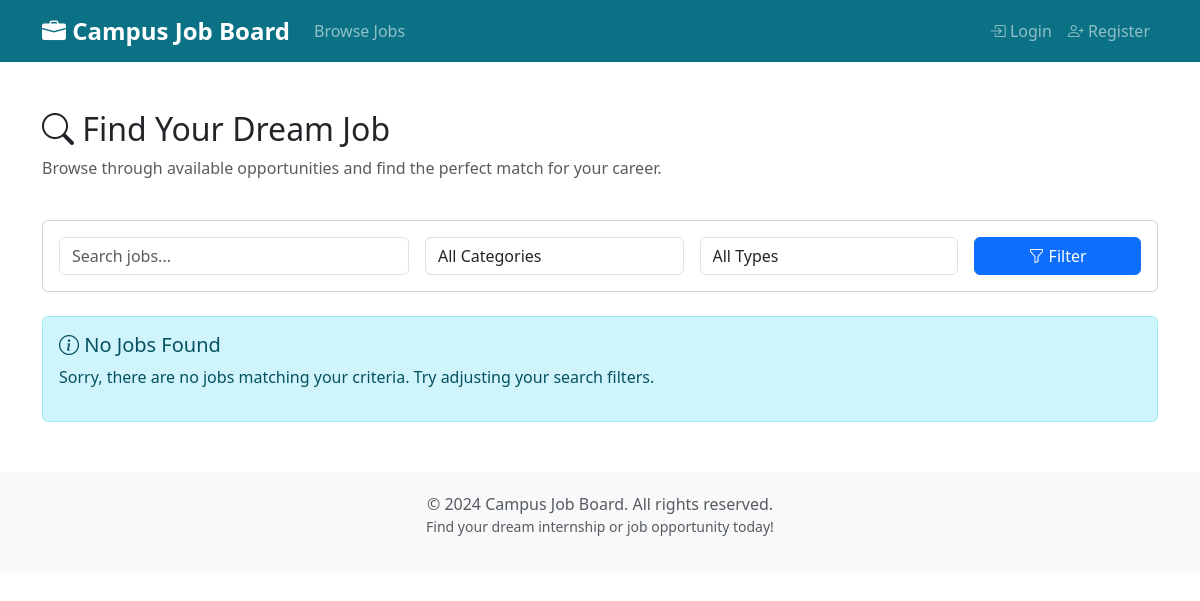
The app's page /, older data.
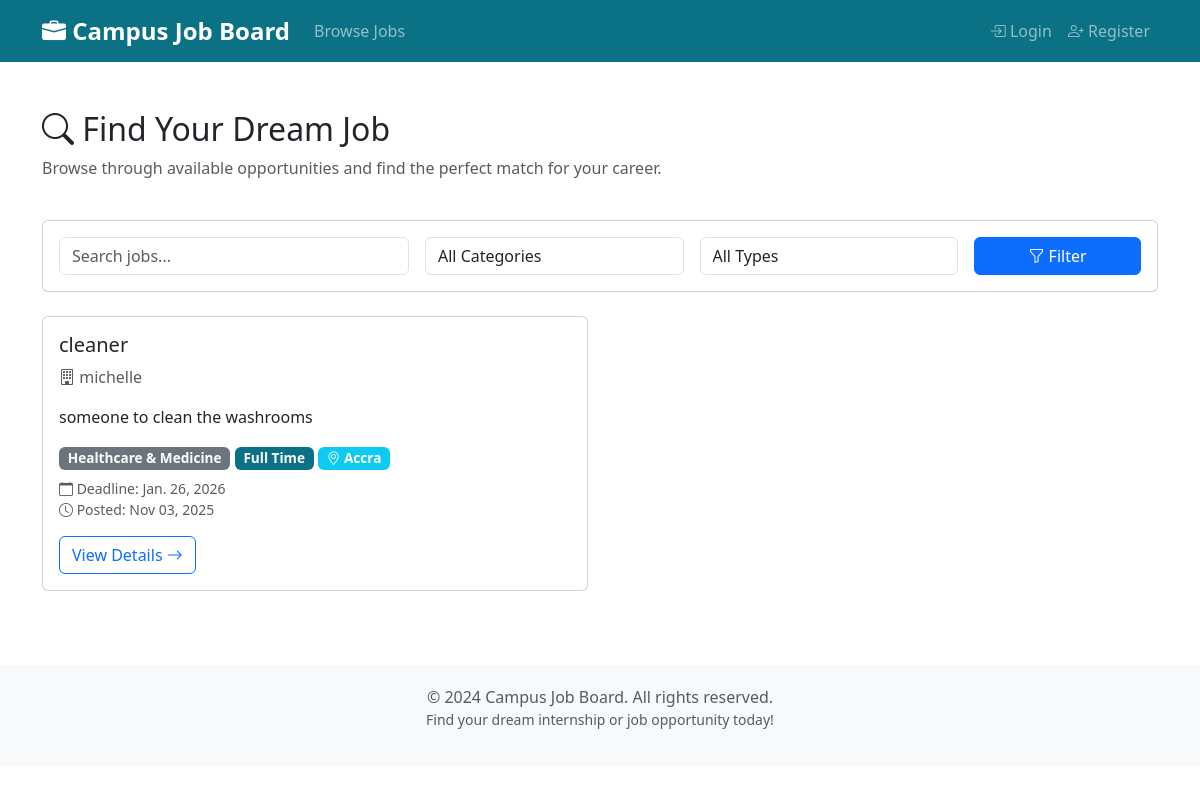
The same page, newer data.
### jobs/models.py (models this page shows, shortened)
class JobPost(models.Model):
    FULL_TIME = 'FT'
    PART_TIME = 'PT'
    INTERNSHIP = 'INT'
    CONTRACT = 'CON'
    JOB_TYPE_CHOICES = [
        (FULL_TIME, 'Full Time'),
        (PART_TIME, 'Part Time'),
        (INTERNSHIP, 'Internship'),
        (CONTRACT, 'Contract'),
    ]
    IT = 'IT'
    MARKETING = 'MKT'
    FINANCE = 'FIN'
    SALES = 'SLS'
    HR = 'HR'
    ENGINEERING = 'ENG'
    EDUCATION = 'EDU'
    HEALTHCARE = 'HLT'
    MEDIA = 'MED'
    LAW = 'LAW'
    CONSTRUCTION = 'CON'
    CUSTOMER_SERVICE = 'CS'
    ARCHITECTURE = 'ARC'
    ACCOUNTING = 'ACC'
    OTHER = 'OTH'
    CATEGORY_CHOICES = [
        (IT, 'IT & Software'),
        (FINANCE, 'Finance & Accounting'),
        (ACCOUNTING, 'Accounting'),
        (MARKETING, 'Marketing & Sales'),
        (SALES, 'Sales'),
        (EDUCATION, 'Education & Training'),
        (ENGINEERING, 'Engineering'),
        (ARCHITECTURE, 'Architecture'),
        (HEALTHCARE, 'Healthcare & Medicine'),
        (MEDIA, 'Media & Design'),
        (HR, 'Human Resources'),
        (LAW, 'Law & Administration'),
        (CONSTRUCTION, 'Construction & Real Estate'),
        (CUSTOMER_SERVICE, 'Customer Service'),
        (OTHER, 'Others'),
    ]
    CURRENCY_CHOICES = [
        ('USD', 'USD - US Dollar'),
        ('GHS', 'GHS - Ghanaian Cedi'),
        ('EUR', 'EUR - Euro'),
        ('GBP', 'GBP - British Pound'),
        ('NGN', 'NGN - Nigerian Naira'),
        ('KES', 'KES - Kenyan Shilling'),
        ('ZAR', 'ZAR - South African Rand'),
        ('CAD', 'CAD - Canadian Dollar'),
        ('AUD', 'AUD - Australian Dollar'),
    ]
    title = models.CharField(max_length=200)
    company = models.ForeignKey(settings.AUTH_USER_MODEL,
                                on_delete=models.CASCADE,
                                limit_choices_to={'is_company': True},
                                related_name='job_posts')
    description = models.TextField(help_text="Detailed job description")
    requirements = models.TextField(
        help_text="Required qualifications and skills")
    location = models.CharField(max_length=200)
    category = models.CharField(max_length=3,
                                choices=CATEGORY_CHOICES,
                                default=IT)
    job_type = models.CharField(max_length=3,
                                choices=JOB_TYPE_CHOICES,
                                default=FULL_TIME)
    date_posted = models.DateTimeField(default=timezone.now)
    deadline = models.DateField(help_text="Application deadline")
    salary = models.DecimalField(max_digits=10,
                                 decimal_places=2,
                                 null=True,
                                 blank=True,
                                 help_text="Salary range (optional)")
    currency = models.CharField(max_length=3,
                                choices=CURRENCY_CHOICES,
                                default='USD',
                                help_text="Currency for salary")
    image = models.ImageField(
        upload_to='job_images/',
        null=True,
        blank=True,
        help_text="Optional image for the job posting")
    is_approved = models.BooleanField(
        default=False, help_text="Whether this job post is approved by admin")
    class Meta:
        ordering = ['-date_posted']
        indexes = [
            models.Index(fields=['-date_posted']),
            models.Index(fields=['category']),
            models.Index(fields=['job_type']),
        ]

### users/models.py (models this page shows, shortened)
class CustomUser(AbstractUser):
    is_company = models.BooleanField(
        default=False,
        help_text="Designates whether this user is a company/employer")

### jobs/views.py (the view)
# urls.py: path('', views.JobListView.as_view(), name='job_list'),
class JobListView(ListView):
    model = JobPost
    template_name = 'jobs/job_list.html'
    context_object_name = 'jobs'
    paginate_by = 10
    def get_queryset(self):
        queryset = JobPost.objects.filter(is_approved=True)
        search_query = self.request.GET.get('search')
        if search_query:
            queryset = queryset.filter(
                Q(title__icontains=search_query)
                | Q(description__icontains=search_query)
                | Q(location__icontains=search_query))
        category = self.request.GET.get('category')
        if category:
            queryset = queryset.filter(category=category)
        job_type = self.request.GET.get('job_type')
        if job_type:
            queryset = queryset.filter(job_type=job_type)
        return queryset.order_by('-date_posted')
    def get_context_data(self, **kwargs):
        context = super().get_context_data(**kwargs)
        context['search_query'] = self.request.GET.get('search', '')
        context['category_filter'] = self.request.GET.get('category', '')
        context['job_type_filter'] = self.request.GET.get('job_type', '')
        context['categories'] = JobPost.CATEGORY_CHOICES
        context['job_types'] = JobPost.JOB_TYPE_CHOICES
        return context

### jobs/templates/jobs/job_list.html (shortened to what this page needs)
{% extends 'base.html' %}
{% block content %}
<div class="row mb-4">
    <div class="col-md-8">
        <h2><i class="bi bi-search"></i> Find Your Dream Job</h2>
        <p class="text-muted">Browse through available opportunities and find the perfect match for your career.</p>
    </div>
    <div class="col-md-4 text-end">
    </div>
</div>
<div class="card mb-4">
    <div class="card-body">
        <form method="get" class="row g-3">
            <div class="col-md-4">
                <input type="text" class="form-control" name="search"
                       placeholder="Search jobs..." value="{{ search_query }}">
            </div>
            <div class="col-md-3">
                <select name="category" class="form-control">
                    <option value="">All Categories</option>
                </select>
            </div>
            <div class="col-md-3">
                <select name="job_type" class="form-control">
                    <option value="">All Types</option>
                </select>
            </div>
            <div class="col-md-2">
                <button type="submit" class="btn btn-primary w-100">
                    <i class="bi bi-funnel"></i> Filter
                </button>
            </div>
        </form>
    </div>
</div>
{% if jobs %}
    <div class="row">
        {% for job in jobs %}
            <div class="col-md-6 mb-4">
                <div class="card job-card h-100">
                    <div class="card-body">
                        <h5 class="card-title">{{ job.title }}</h5>
                        <p class="card-text text-muted">
                            <i class="bi bi-building"></i> {{ job.company.username }}
                        </p>
                        <p class="card-text">
                            {{ job.description|truncatewords:30 }}
                        </p>
                        <div class="mb-2">
                            <span class="badge bg-secondary job-type-badge">{{ job.get_category_display }}</span>
                            <span class="badge bg-primary job-type-badge">{{ job.get_job_type_display }}</span>
                            <span class="badge bg-info job-type-badge">
                                <i class="bi bi-geo-alt"></i> {{ job.location }}
                            </span>
                        </div>
                        <p class="text-muted small mb-3">
                            <i class="bi bi-calendar"></i> Deadline: {{ job.deadline }}
                            <br>
                            <i class="bi bi-clock"></i> Posted: {{ job.date_posted|date:"M d, Y" }}
                        </p>
                        <a href="{% url 'jobs:job_detail' job.pk %}" class="btn btn-outline-primary">
                            View Details <i class="bi bi-arrow-right"></i>
                        </a>
                    </div>
                </div>
            </div>
        {% endfor %}
    </div>
{% else %}
    <div class="alert alert-info">
        <h5><i class="bi bi-info-circle"></i> No Jobs Found</h5>
        <p>Sorry, there are no jobs matching your criteria. Try adjusting your search filters.</p>
    </div>
{% endif %}
{% endblock %}

### templates/base.html (shortened to what this page needs)
<!DOCTYPE html>
<html lang="en">
<head>
    <link href="https://cdn.jsdelivr.net/npm/bootstrap@5.3.0/dist/css/bootstrap.min.css" rel="stylesheet">
    <link rel="stylesheet" href="https://cdn.jsdelivr.net/npm/bootstrap-icons@1.10.0/font/bootstrap-icons.css">
</head>
<body>
    <nav class="navbar navbar-expand-lg navbar-dark bg-primary">
        <div class="container">
            <a class="navbar-brand" href="{% url 'jobs:job_list' %}">
                <i class="bi bi-briefcase-fill"></i> Campus Job Board
            </a>
            <div class="collapse navbar-collapse" id="navbarNav">
                <ul class="navbar-nav me-auto">
                    <li class="nav-item">
                        <a class="nav-link" href="{% url 'jobs:job_list' %}">Browse Jobs</a>
                    </li>
                </ul>
                <ul class="navbar-nav">
                    {% if user.is_authenticated %}
                    <li class="nav-item dropdown">
                        <a class="nav-link dropdown-toggle" href="#" role="button" data-bs-toggle="dropdown">
                            <i class="bi bi-person-circle"></i> {{ user.username }}
                        </a>
                        <ul class="dropdown-menu">
                            <li><span class="dropdown-item-text">
                                    <small>Role: {% if user.is_company %}Company{% else %}Student{% endif %}</small>
                                </span></li>
                            <li>
                                <hr class="dropdown-divider">
                            </li>
                            <li><a class="dropdown-item" href="{% url 'users:logout' %}">
                                    <i class="bi bi-box-arrow-right"></i> Logout
                                </a></li>
                        </ul>
                    </li>
                    {% else %}
                    <li class="nav-item">
                        <a class="nav-link" href="{% url 'users:login' %}">
                            <i class="bi bi-box-arrow-in-right"></i> Login
                        </a>
                    </li>
                    <li class="nav-item">
                        <a class="nav-link" href="{% url 'users:register' %}">
                            <i class="bi bi-person-plus"></i> Register
                        </a>
                    </li>
                    {% endif %}
                </ul>
            </div>
        </div>
    </nav>
    <main class="container my-5">
        {% block content %}
        {% endblock %}
    </main>
    <footer class="text-center text-muted">
        <div class="container">
            <p class="mb-0">&copy; 2024 Campus Job Board. All rights reserved.</p>
            <p class="small">Find your dream internship or job opportunity today!</p>
        </div>
    </footer>
</body>
</html>

### templates/base.html (style rules this page uses)
:root { --bs-primary: #0b7285; --bs-primary-rgb: 11,114,133; }
.navbar-brand { font-weight: bold; font-size: 1.5rem; }
.job-card { transition: transform 0.2s; }
.job-type-badge { font-size: 0.85rem; }
footer { margin-top: 50px; padding: 20px 0; background-color: #f8f9fa; }

Row changes from the older to the newer data that the page shows:
added JobPost: title "cleaner", company.username "michelle", description "someone to clean the washrooms", category "Healthcare & Medicine", job_type "Full Time", location "Accra", deadline "Jan. 26, 2026", date_posted "Nov 03, 2025"
Text that changed along with them:
text no longer shown: "No Jobs Found Sorry, there are no jobs matching your criteria. Try adjusting your search filters."
